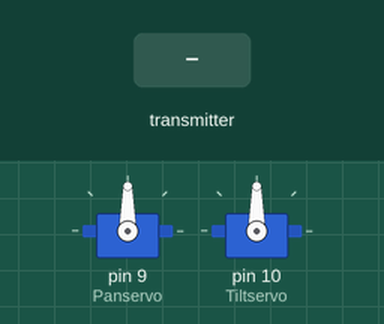
Recording of a sketch running on a simulated Arduino Uno, built with avr-gcc and run on an emulated ATmega328P. Parts: 2 × servo. The test bench sets the inputs (shaded band).

Above: at 1.7 s.
1.8 s: the transmitter starts sending readChannel.4 = 1000
At 2.4 s:
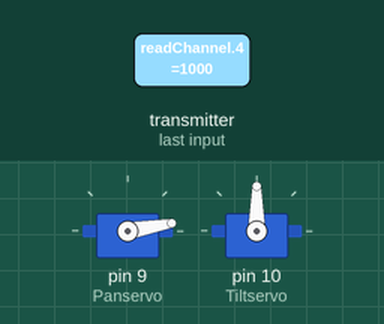
3.3 s: the transmitter starts sending readChannel.5 = 1000
At 4.5 s:
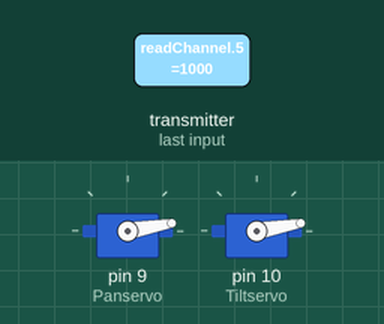
4.8 s: the transmitter starts sending readChannel.4 = 1250
At 6.0 s:
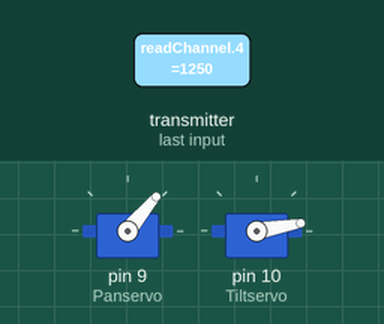
6.3 s: the transmitter starts sending readChannel.5 = 1250
At 7.4 s:
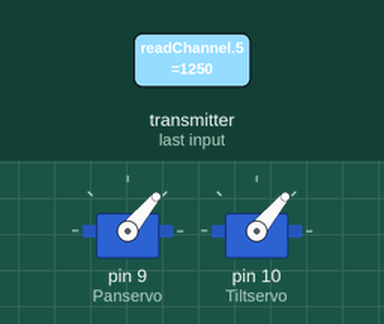
7.8 s: the transmitter starts sending readChannel.4 = 1500
At 8.5 s:
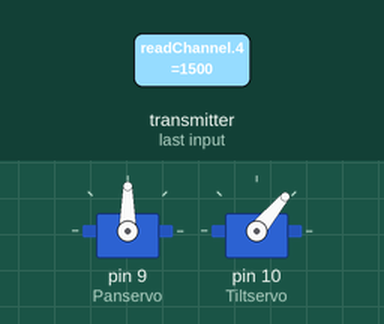
9.3 s: the transmitter starts sending readChannel.5 = 1500
At 9.6 s:
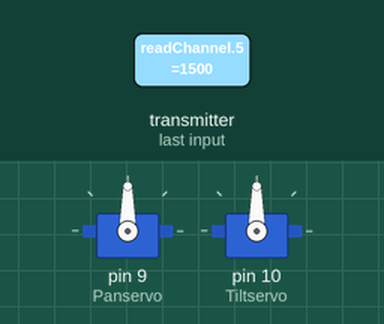
Timing chart, 0 to 11.8 s (numbered marks = the images above; inputs shaded):
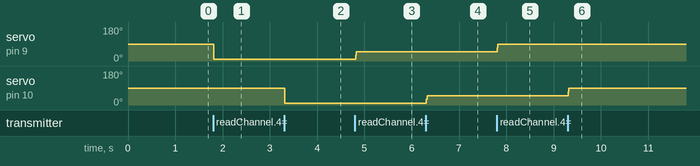

The sketch:

servo_control_agho.ino
```cpp
/*This code is open source and can be modified by the permission of author and company is need be

  Written by - Vyom Rajan Singh
  Company - IDR R&D Pvt Ltd

  USE: controls pan and tilt servos and uses IBUS to use another 2 channels for special function.

  GOOD DAY!!

  Contributors:
  *
  *

                                                                                                                                  */

#include <IBusBM.h>
#include <Servo.h>


IBusBM IBus;

Servo Panservo;
Servo Tiltservo;

int savevalpan = 90;
int savevaltilt = 90;
int flag = 0, flag1 = 0;
int iti_delay = 500;
int savevalreset = 0;
int pan, pan1, tilt, tilt1, reset, TdB, Timer1 = 0;

void setup() {
  // Serial.begin(115200);

  IBus.begin(Serial);

  Panservo.attach(9);
  Tiltservo.attach(10);

  Serial.println("Start IBus2PWM");

                                                  //initialization sequence
  Panservo.write(90);
  Tiltservo.write(90);

  Serial.print("90");                                    //condition to write pan/tilt if val changes
  Serial.print("  ");
  Serial.println("90");

  delay(iti_delay);

  Serial.print("90");                                    //condition to write pan/tilt if val changes
  Serial.print("  ");
  Serial.println("90");

}

void loop()
{


  pan = mapservo(IBus.readChannel(4));
  tilt = mapservo(IBus.readChannel(5));                    //Ibus data aquisition
  reset = IBus.readChannel(9);
  TdB = IBus.readChannel(8);

  delay(10);

  pan1 = mapservo(IBus.readChannel(4));
  tilt1 = mapservo(IBus.readChannel(5));                    //eliminating jitters

  pan = jitters_avg(pan, pan1);
  tilt = jitters_avg(tilt, tilt1);


   if (reset < 1900)
   {
    if (savevalpan != pan || savevaltilt != tilt)
    {

     Panservo.write(pan);
     Tiltservo.write(tilt);

     Serial.print(pan);                                    //condition to write pan/tilt if val changes
     Serial.print("  ");
     Serial.println(tilt);

     savevalpan = pan;
     savevaltilt = tilt;


     //flag = 0;
    }
   }
   if(reset > 1900)                                         // if reset switch is triggered
   {
      if(flag == 0)
      {
        Panservo.write(90);
        Tiltservo.write(90);

        Serial.print("90");
        Serial.print("  ");
        Serial.println("90");


        flag = 1;
      }
   }

   if (savevalpan != pan || savevaltilt != tilt)
   {
    if (reset > 1900)
    {

      Panservo.write(pan);
      Tiltservo.write(tilt);

      Serial.print(pan);                                    //condition to write pan/tilt if val changes
      Serial.print("  ");
      Serial.println(tilt);

      savevalpan = pan;
      savevaltilt = tilt;


    }
   }
      if(reset>1900)                                          // timebound reset if no change is detected and reset is ON
      {
        if(savevalpan == pan || savevaltilt == tilt)
        {
          Timer1++;
        }

      }
      if (Timer1 == 250)
      {
        Timer1 = 0;
        flag = 0;
      }

   if (TdB > 1900 && flag1 == 0)                              // Look down switch
   {
    Panservo.write(90);
    Tiltservo.write(170);

    Serial.print("90");                                    //condition to write pan/tilt if val changes
    Serial.print("  ");
    Serial.println("170");
    flag1 = 1;
   }
   if(TdB<1900)
    {
      flag1 = 0;
    }


}

/* User defined functions*/

int mapservo(int val)                       //to map the servos
{
  val = map(val, 1000, 2000, 10, 170);
  return val;
}

int jitters_avg(int x, int y)               // elimination pot inacurracy with averaging
{
  int temp;
  temp = (x+y)/2;
  return temp;
}
```

Measured:
- after the input at 1.8 s, servo on pin 9 (Panservo): 90° → 10° at once
- after the input at 3.3 s, servo on pin 10 (Tiltservo): 90° → 10° at once
- after the input at 4.8 s, servo on pin 9 (Panservo): 10° → 50° at once
- after the input at 6.3 s, servo on pin 10 (Tiltservo): 10° → 50° at once
- after the input at 7.8 s, servo on pin 9 (Panservo): 50° → 90° at once
- after the input at 9.3 s, servo on pin 10 (Tiltservo): 50° → 90° at once
